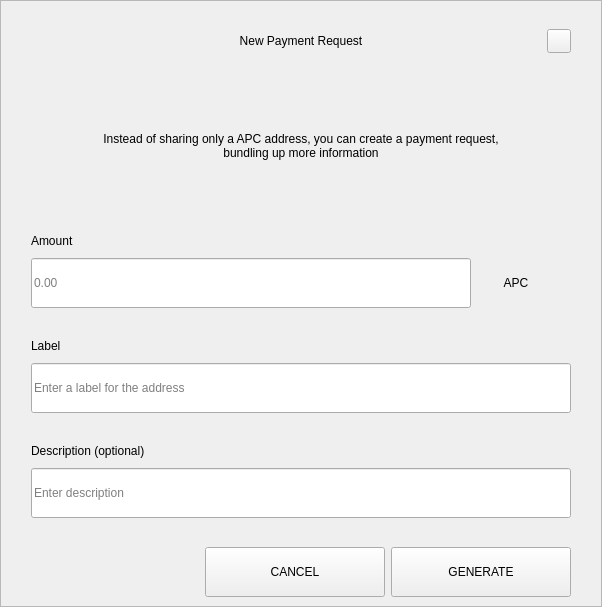
<?xml version="1.0" encoding="UTF-8"?>
<ui version="4.0">
 <class>RequestDialog</class>
 <widget class="QDialog" name="RequestDialog">
  <property name="geometry">
   <rect>
    <x>0</x>
    <y>0</y>
    <width>602</width>
    <height>607</height>
   </rect>
  </property>
  <property name="windowTitle">
   <string>Dialog</string>
  </property>
  <layout class="QVBoxLayout" name="verticalLayout_5">
   <property name="spacing">
    <number>0</number>
   </property>
   <property name="leftMargin">
    <number>0</number>
   </property>
   <property name="topMargin">
    <number>0</number>
   </property>
   <property name="rightMargin">
    <number>0</number>
   </property>
   <property name="bottomMargin">
    <number>0</number>
   </property>
   <item>
    <widget class="QFrame" name="frame">
     <property name="styleSheet">
      <string notr="true"/>
     </property>
     <property name="frameShape">
      <enum>QFrame::StyledPanel</enum>
     </property>
     <property name="frameShadow">
      <enum>QFrame::Raised</enum>
     </property>
     <layout class="QVBoxLayout" name="verticalLayout_4" stretch="1,0,0">
      <property name="spacing">
       <number>0</number>
      </property>
      <property name="leftMargin">
       <number>30</number>
      </property>
      <property name="topMargin">
       <number>20</number>
      </property>
      <property name="rightMargin">
       <number>30</number>
      </property>
      <property name="bottomMargin">
       <number>0</number>
      </property>
      <item>
       <layout class="QHBoxLayout" name="horizontalLayout_3">
        <property name="spacing">
         <number>0</number>
        </property>
        <item>
         <spacer name="horizontalSpacer_21">
          <property name="orientation">
           <enum>Qt::Horizontal</enum>
          </property>
          <property name="sizeHint" stdset="0">
           <size>
            <width>40</width>
            <height>20</height>
           </size>
          </property>
         </spacer>
        </item>
        <item>
         <widget class="QLabel" name="labelTitle">
          <property name="minimumSize">
           <size>
            <width>0</width>
            <height>40</height>
           </size>
          </property>
          <property name="maximumSize">
           <size>
            <width>16777215</width>
            <height>40</height>
           </size>
          </property>
          <property name="styleSheet">
           <string notr="true">padding-left:24px;</string>
          </property>
          <property name="text">
           <string>New Payment Request</string>
          </property>
          <property name="alignment">
           <set>Qt::AlignCenter</set>
          </property>
          <property name="margin">
           <number>7</number>
          </property>
         </widget>
        </item>
        <item>
         <spacer name="horizontalSpacer">
          <property name="orientation">
           <enum>Qt::Horizontal</enum>
          </property>
          <property name="sizeHint" stdset="0">
           <size>
            <width>40</width>
            <height>20</height>
           </size>
          </property>
         </spacer>
        </item>
        <item>
         <widget class="QPushButton" name="btnEsc">
          <property name="minimumSize">
           <size>
            <width>24</width>
            <height>24</height>
           </size>
          </property>
          <property name="maximumSize">
           <size>
            <width>24</width>
            <height>24</height>
           </size>
          </property>
          <property name="focusPolicy">
           <enum>Qt::NoFocus</enum>
          </property>
          <property name="text">
           <string/>
          </property>
         </widget>
        </item>
       </layout>
      </item>
      <item>
       <widget class="QStackedWidget" name="stack">
        <property name="minimumSize">
         <size>
          <width>540</width>
          <height>0</height>
         </size>
        </property>
        <property name="maximumSize">
         <size>
          <width>540</width>
          <height>16777215</height>
         </size>
        </property>
        <property name="currentIndex">
         <number>0</number>
        </property>
        <widget class="QWidget" name="page_1">
         <property name="minimumSize">
          <size>
           <width>540</width>
           <height>0</height>
          </size>
         </property>
         <property name="maximumSize">
          <size>
           <width>540</width>
           <height>16777215</height>
          </size>
         </property>
         <layout class="QVBoxLayout" name="layout1">
          <property name="spacing">
           <number>0</number>
          </property>
          <property name="leftMargin">
           <number>0</number>
          </property>
          <property name="topMargin">
           <number>0</number>
          </property>
          <property name="rightMargin">
           <number>0</number>
          </property>
          <property name="bottomMargin">
           <number>0</number>
          </property>
          <item>
           <spacer name="verticalSpacer_21">
            <property name="orientation">
             <enum>Qt::Vertical</enum>
            </property>
            <property name="sizeType">
             <enum>QSizePolicy::Fixed</enum>
            </property>
            <property name="sizeHint" stdset="0">
             <size>
              <width>20</width>
              <height>30</height>
             </size>
            </property>
           </spacer>
          </item>
          <item alignment="Qt::AlignHCenter">
           <widget class="QLabel" name="labelMessage">
            <property name="minimumSize">
             <size>
              <width>400</width>
              <height>50</height>
             </size>
            </property>
            <property name="text">
             <string>Instead of sharing only a APC address, you can create a payment request, bundling up more information</string>
            </property>
            <property name="alignment">
             <set>Qt::AlignCenter</set>
            </property>
            <property name="wordWrap">
             <bool>true</bool>
            </property>
           </widget>
          </item>
          <item alignment="Qt::AlignBottom">
           <widget class="QWidget" name="containerAmount" native="true">
            <layout class="QVBoxLayout" name="verticalLayout">
             <property name="spacing">
              <number>9</number>
             </property>
             <property name="leftMargin">
              <number>0</number>
             </property>
             <property name="topMargin">
              <number>0</number>
             </property>
             <property name="rightMargin">
              <number>0</number>
             </property>
             <property name="bottomMargin">
              <number>0</number>
             </property>
             <item>
              <widget class="QLabel" name="labelSubtitleAmount">
               <property name="minimumSize">
                <size>
                 <width>350</width>
                 <height>16</height>
                </size>
               </property>
               <property name="maximumSize">
                <size>
                 <width>16777215</width>
                 <height>16</height>
                </size>
               </property>
               <property name="text">
                <string>Amount</string>
               </property>
              </widget>
             </item>
             <item alignment="Qt::AlignTop">
              <widget class="QWidget" name="layoutAmount" native="true">
               <layout class="QHBoxLayout" name="horizontalLayout" stretch="2,0">
                <property name="spacing">
                 <number>0</number>
                </property>
                <property name="leftMargin">
                 <number>0</number>
                </property>
                <property name="topMargin">
                 <number>0</number>
                </property>
                <property name="rightMargin">
                 <number>0</number>
                </property>
                <property name="bottomMargin">
                 <number>0</number>
                </property>
                <item>
                 <widget class="QLineEdit" name="lineEditAmount">
                  <property name="minimumSize">
                   <size>
                    <width>0</width>
                    <height>50</height>
                   </size>
                  </property>
                  <property name="maximumSize">
                   <size>
                    <width>16777215</width>
                    <height>50</height>
                   </size>
                  </property>
                  <property name="placeholderText">
                   <string notr="true">0.00</string>
                  </property>
                 </widget>
                </item>
                <item>
                 <widget class="QWidget" name="comboContainer" native="true">
                  <property name="minimumSize">
                   <size>
                    <width>100</width>
                    <height>50</height>
                   </size>
                  </property>
                  <property name="maximumSize">
                   <size>
                    <width>16777215</width>
                    <height>50</height>
                   </size>
                  </property>
                  <layout class="QHBoxLayout" name="horizontalLayout_31">
                   <property name="spacing">
                    <number>0</number>
                   </property>
                   <property name="leftMargin">
                    <number>0</number>
                   </property>
                   <property name="topMargin">
                    <number>0</number>
                   </property>
                   <property name="rightMargin">
                    <number>10</number>
                   </property>
                   <property name="bottomMargin">
                    <number>0</number>
                   </property>
                   <item>
                    <widget class="QLabel" name="comboBoxCoin">
                     <property name="text">
                      <string>APC</string>
                     </property>
                     <property name="alignment">
                      <set>Qt::AlignCenter</set>
                     </property>
                    </widget>
                   </item>
                  </layout>
                 </widget>
                </item>
               </layout>
              </widget>
             </item>
            </layout>
           </widget>
          </item>
          <item>
           <spacer name="verticalSpacer_31">
            <property name="orientation">
             <enum>Qt::Vertical</enum>
            </property>
            <property name="sizeType">
             <enum>QSizePolicy::Fixed</enum>
            </property>
            <property name="sizeHint" stdset="0">
             <size>
              <width>20</width>
              <height>30</height>
             </size>
            </property>
           </spacer>
          </item>
          <item>
           <layout class="QVBoxLayout" name="verticalLayoutLabel">
            <property name="spacing">
             <number>9</number>
            </property>
            <item>
             <widget class="QLabel" name="labelSubtitleLabel">
              <property name="minimumSize">
               <size>
                <width>0</width>
                <height>16</height>
               </size>
              </property>
              <property name="maximumSize">
               <size>
                <width>16777215</width>
                <height>16</height>
               </size>
              </property>
              <property name="text">
               <string>Label</string>
              </property>
             </widget>
            </item>
            <item>
             <widget class="QLineEdit" name="lineEditLabel">
              <property name="minimumSize">
               <size>
                <width>0</width>
                <height>50</height>
               </size>
              </property>
              <property name="maximumSize">
               <size>
                <width>16777215</width>
                <height>50</height>
               </size>
              </property>
              <property name="placeholderText">
               <string>Enter a label for the address</string>
              </property>
             </widget>
            </item>
           </layout>
          </item>
          <item>
           <spacer name="verticalSpacer_34">
            <property name="orientation">
             <enum>Qt::Vertical</enum>
            </property>
            <property name="sizeType">
             <enum>QSizePolicy::Fixed</enum>
            </property>
            <property name="sizeHint" stdset="0">
             <size>
              <width>20</width>
              <height>30</height>
             </size>
            </property>
           </spacer>
          </item>
          <item>
           <layout class="QVBoxLayout" name="verticalLayoutDescription">
            <property name="spacing">
             <number>9</number>
            </property>
            <item>
             <widget class="QLabel" name="labelSubtitleDescription">
              <property name="minimumSize">
               <size>
                <width>0</width>
                <height>16</height>
               </size>
              </property>
              <property name="maximumSize">
               <size>
                <width>16777215</width>
                <height>16</height>
               </size>
              </property>
              <property name="text">
               <string>Description (optional)</string>
              </property>
             </widget>
            </item>
            <item>
             <widget class="QLineEdit" name="lineEditDescription">
              <property name="minimumSize">
               <size>
                <width>0</width>
                <height>50</height>
               </size>
              </property>
              <property name="maximumSize">
               <size>
                <width>16777215</width>
                <height>50</height>
               </size>
              </property>
              <property name="placeholderText">
               <string>Enter description</string>
              </property>
             </widget>
            </item>
            <item>
             <spacer name="verticalSpacer_4">
              <property name="orientation">
               <enum>Qt::Vertical</enum>
              </property>
              <property name="sizeType">
               <enum>QSizePolicy::Fixed</enum>
              </property>
              <property name="sizeHint" stdset="0">
               <size>
                <width>20</width>
                <height>20</height>
               </size>
              </property>
             </spacer>
            </item>
           </layout>
          </item>
         </layout>
        </widget>
        <widget class="QWidget" name="page_2">
         <layout class="QVBoxLayout" name="layout2">
          <item>
           <spacer name="verticalSpacer_5">
            <property name="orientation">
             <enum>Qt::Vertical</enum>
            </property>
            <property name="sizeType">
             <enum>QSizePolicy::Fixed</enum>
            </property>
            <property name="sizeHint" stdset="0">
             <size>
              <width>20</width>
              <height>50</height>
             </size>
            </property>
           </spacer>
          </item>
          <item alignment="Qt::AlignHCenter">
           <widget class="QLabel" name="labelQrImg">
            <property name="minimumSize">
             <size>
              <width>260</width>
              <height>260</height>
             </size>
            </property>
            <property name="maximumSize">
             <size>
              <width>260</width>
              <height>260</height>
             </size>
            </property>
            <property name="text">
             <string/>
            </property>
            <property name="alignment">
             <set>Qt::AlignCenter</set>
            </property>
           </widget>
          </item>
          <item>
           <spacer name="verticalSpacer_2">
            <property name="orientation">
             <enum>Qt::Vertical</enum>
            </property>
            <property name="sizeType">
             <enum>QSizePolicy::Fixed</enum>
            </property>
            <property name="sizeHint" stdset="0">
             <size>
              <width>20</width>
              <height>30</height>
             </size>
            </property>
           </spacer>
          </item>
          <item alignment="Qt::AlignHCenter">
           <widget class="QLabel" name="labelAddress">
            <property name="text">
             <string>D7VFR83SQbiezrW72hjcWJtcfip5krte2Z </string>
            </property>
           </widget>
          </item>
          <item>
           <spacer name="verticalSpacer_32">
            <property name="orientation">
             <enum>Qt::Vertical</enum>
            </property>
            <property name="sizeType">
             <enum>QSizePolicy::Expanding</enum>
            </property>
            <property name="sizeHint" stdset="0">
             <size>
              <width>20</width>
              <height>20</height>
             </size>
            </property>
           </spacer>
          </item>
          <item>
           <layout class="QHBoxLayout" name="horizontal">
            <property name="leftMargin">
             <number>20</number>
            </property>
            <property name="rightMargin">
             <number>20</number>
            </property>
            <property name="bottomMargin">
             <number>20</number>
            </property>
            <item>
             <spacer name="horizontalSpacer_4">
              <property name="orientation">
               <enum>Qt::Horizontal</enum>
              </property>
              <property name="sizeHint" stdset="0">
               <size>
                <width>40</width>
                <height>20</height>
               </size>
              </property>
             </spacer>
            </item>
            <item>
             <widget class="QPushButton" name="btnCopyAddress">
              <property name="minimumSize">
               <size>
                <width>180</width>
                <height>50</height>
               </size>
              </property>
              <property name="text">
               <string>COPY ADDRESS</string>
              </property>
             </widget>
            </item>
            <item>
             <widget class="QPushButton" name="btnCopyUrl">
              <property name="minimumSize">
               <size>
                <width>180</width>
                <height>50</height>
               </size>
              </property>
              <property name="text">
               <string>COPY URL</string>
              </property>
             </widget>
            </item>
            <item>
             <spacer name="horizontalSpacer_2">
              <property name="orientation">
               <enum>Qt::Horizontal</enum>
              </property>
              <property name="sizeHint" stdset="0">
               <size>
                <width>40</width>
                <height>20</height>
               </size>
              </property>
             </spacer>
            </item>
           </layout>
          </item>
         </layout>
        </widget>
       </widget>
      </item>
      <item>
       <widget class="QWidget" name="buttonsStack" native="true">
        <layout class="QHBoxLayout" name="horizontalLayout_5">
         <property name="leftMargin">
          <number>20</number>
         </property>
         <property name="rightMargin">
          <number>0</number>
         </property>
         <item>
          <spacer name="horizontalSpacer_41">
           <property name="orientation">
            <enum>Qt::Horizontal</enum>
           </property>
           <property name="sizeHint" stdset="0">
            <size>
             <width>40</width>
             <height>20</height>
            </size>
           </property>
          </spacer>
         </item>
         <item>
          <widget class="QPushButton" name="btnCancel">
           <property name="minimumSize">
            <size>
             <width>180</width>
             <height>50</height>
            </size>
           </property>
           <property name="focusPolicy">
            <enum>Qt::NoFocus</enum>
           </property>
           <property name="text">
            <string>CANCEL</string>
           </property>
          </widget>
         </item>
         <item>
          <widget class="QPushButton" name="btnSave">
           <property name="minimumSize">
            <size>
             <width>180</width>
             <height>50</height>
            </size>
           </property>
           <property name="focusPolicy">
            <enum>Qt::NoFocus</enum>
           </property>
           <property name="text">
            <string>GENERATE</string>
           </property>
          </widget>
         </item>
        </layout>
       </widget>
      </item>
     </layout>
    </widget>
   </item>
  </layout>
 </widget>
 <resources/>
 <connections/>
</ui>
